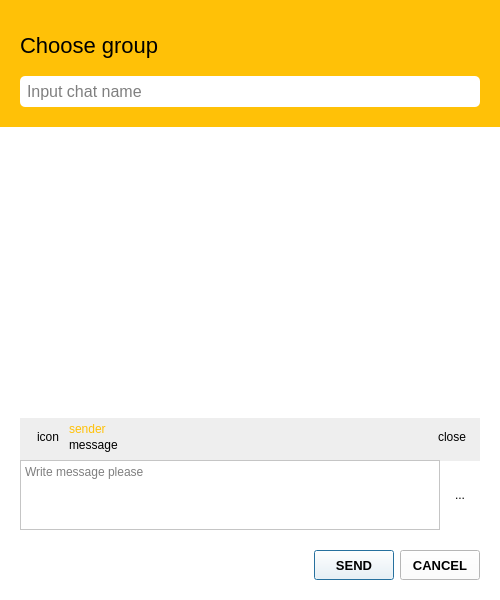
<?xml version="1.0" encoding="UTF-8"?>
<ui version="4.0">
 <class>ResendDialog</class>
 <widget class="QDialog" name="ResendDialog">
  <property name="enabled">
   <bool>true</bool>
  </property>
  <property name="geometry">
   <rect>
    <x>0</x>
    <y>0</y>
    <width>500</width>
    <height>600</height>
   </rect>
  </property>
  <property name="palette">
   <palette>
    <active>
     <colorrole role="Button">
      <brush brushstyle="SolidPattern">
       <color alpha="255">
        <red>255</red>
        <green>255</green>
        <blue>255</blue>
       </color>
      </brush>
     </colorrole>
     <colorrole role="Base">
      <brush brushstyle="SolidPattern">
       <color alpha="255">
        <red>255</red>
        <green>255</green>
        <blue>255</blue>
       </color>
      </brush>
     </colorrole>
     <colorrole role="Window">
      <brush brushstyle="SolidPattern">
       <color alpha="255">
        <red>255</red>
        <green>255</green>
        <blue>255</blue>
       </color>
      </brush>
     </colorrole>
    </active>
    <inactive>
     <colorrole role="Button">
      <brush brushstyle="SolidPattern">
       <color alpha="255">
        <red>255</red>
        <green>255</green>
        <blue>255</blue>
       </color>
      </brush>
     </colorrole>
     <colorrole role="Base">
      <brush brushstyle="SolidPattern">
       <color alpha="255">
        <red>255</red>
        <green>255</green>
        <blue>255</blue>
       </color>
      </brush>
     </colorrole>
     <colorrole role="Window">
      <brush brushstyle="SolidPattern">
       <color alpha="255">
        <red>255</red>
        <green>255</green>
        <blue>255</blue>
       </color>
      </brush>
     </colorrole>
    </inactive>
    <disabled>
     <colorrole role="Button">
      <brush brushstyle="SolidPattern">
       <color alpha="255">
        <red>255</red>
        <green>255</green>
        <blue>255</blue>
       </color>
      </brush>
     </colorrole>
     <colorrole role="Base">
      <brush brushstyle="SolidPattern">
       <color alpha="255">
        <red>255</red>
        <green>255</green>
        <blue>255</blue>
       </color>
      </brush>
     </colorrole>
     <colorrole role="Window">
      <brush brushstyle="SolidPattern">
       <color alpha="255">
        <red>255</red>
        <green>255</green>
        <blue>255</blue>
       </color>
      </brush>
     </colorrole>
    </disabled>
   </palette>
  </property>
  <property name="windowTitle">
   <string>Resend message</string>
  </property>
  <property name="whatsThis">
   <string/>
  </property>
  <property name="styleSheet">
   <string notr="true"/>
  </property>
  <layout class="QGridLayout" name="gridLayout">
   <property name="leftMargin">
    <number>0</number>
   </property>
   <property name="topMargin">
    <number>0</number>
   </property>
   <property name="rightMargin">
    <number>0</number>
   </property>
   <property name="bottomMargin">
    <number>0</number>
   </property>
   <item row="1" column="0">
    <layout class="QVBoxLayout" name="verticalLayout">
     <property name="spacing">
      <number>0</number>
     </property>
     <property name="sizeConstraint">
      <enum>QLayout::SetDefaultConstraint</enum>
     </property>
     <property name="leftMargin">
      <number>20</number>
     </property>
     <property name="topMargin">
      <number>20</number>
     </property>
     <property name="rightMargin">
      <number>20</number>
     </property>
     <property name="bottomMargin">
      <number>20</number>
     </property>
     <item>
      <widget class="QListView" name="listView">
       <property name="enabled">
        <bool>true</bool>
       </property>
       <property name="frameShape">
        <enum>QFrame::NoFrame</enum>
       </property>
       <property name="horizontalScrollBarPolicy">
        <enum>Qt::ScrollBarAlwaysOff</enum>
       </property>
       <property name="verticalScrollMode">
        <enum>QAbstractItemView::ScrollPerPixel</enum>
       </property>
       <property name="horizontalScrollMode">
        <enum>QAbstractItemView::ScrollPerPixel</enum>
       </property>
      </widget>
     </item>
     <item>
      <widget class="QWidget" name="resendWidget" native="true">
       <property name="minimumSize">
        <size>
         <width>0</width>
         <height>43</height>
        </size>
       </property>
       <property name="maximumSize">
        <size>
         <width>16777215</width>
         <height>40</height>
        </size>
       </property>
       <property name="styleSheet">
        <string notr="true">QWidget {background: #eeeeee;}</string>
       </property>
       <layout class="QHBoxLayout" name="horizontalLayout">
        <property name="spacing">
         <number>1</number>
        </property>
        <property name="leftMargin">
         <number>8</number>
        </property>
        <property name="topMargin">
         <number>4</number>
        </property>
        <property name="rightMargin">
         <number>8</number>
        </property>
        <item>
         <widget class="QToolButton" name="iconResendButton">
          <property name="enabled">
           <bool>true</bool>
          </property>
          <property name="sizePolicy">
           <sizepolicy hsizetype="Minimum" vsizetype="Minimum">
            <horstretch>0</horstretch>
            <verstretch>0</verstretch>
           </sizepolicy>
          </property>
          <property name="minimumSize">
           <size>
            <width>40</width>
            <height>0</height>
           </size>
          </property>
          <property name="maximumSize">
           <size>
            <width>40</width>
            <height>16777215</height>
           </size>
          </property>
          <property name="styleSheet">
           <string notr="true">QToolButton {background-color:none;}</string>
          </property>
          <property name="text">
           <string>icon</string>
          </property>
          <property name="iconSize">
           <size>
            <width>24</width>
            <height>24</height>
           </size>
          </property>
          <property name="autoRaise">
           <bool>true</bool>
          </property>
         </widget>
        </item>
        <item>
         <layout class="QVBoxLayout" name="verticalResendLayout">
          <property name="spacing">
           <number>2</number>
          </property>
          <item>
           <widget class="QLabel" name="resendSenderLabel">
            <property name="sizePolicy">
             <sizepolicy hsizetype="Expanding" vsizetype="Expanding">
              <horstretch>0</horstretch>
              <verstretch>0</verstretch>
             </sizepolicy>
            </property>
            <property name="autoFillBackground">
             <bool>false</bool>
            </property>
            <property name="styleSheet">
             <string notr="true">QLabel {color: #ffc107;}</string>
            </property>
            <property name="text">
             <string>sender</string>
            </property>
           </widget>
          </item>
          <item>
           <widget class="QLabel" name="resendMessageLabel">
            <property name="sizePolicy">
             <sizepolicy hsizetype="Expanding" vsizetype="Expanding">
              <horstretch>0</horstretch>
              <verstretch>0</verstretch>
             </sizepolicy>
            </property>
            <property name="minimumSize">
             <size>
              <width>0</width>
              <height>14</height>
             </size>
            </property>
            <property name="text">
             <string>message</string>
            </property>
           </widget>
          </item>
         </layout>
        </item>
        <item>
         <widget class="QToolButton" name="closeResendButton">
          <property name="sizePolicy">
           <sizepolicy hsizetype="Minimum" vsizetype="Minimum">
            <horstretch>0</horstretch>
            <verstretch>0</verstretch>
           </sizepolicy>
          </property>
          <property name="minimumSize">
           <size>
            <width>40</width>
            <height>0</height>
           </size>
          </property>
          <property name="maximumSize">
           <size>
            <width>40</width>
            <height>16777215</height>
           </size>
          </property>
          <property name="styleSheet">
           <string notr="true">QToolButton {background-color:none;}</string>
          </property>
          <property name="text">
           <string>close</string>
          </property>
          <property name="iconSize">
           <size>
            <width>24</width>
            <height>24</height>
           </size>
          </property>
          <property name="autoRaise">
           <bool>true</bool>
          </property>
         </widget>
        </item>
       </layout>
      </widget>
     </item>
     <item>
      <layout class="QHBoxLayout" name="horizontalLayout_2">
       <property name="spacing">
        <number>0</number>
       </property>
       <property name="topMargin">
        <number>0</number>
       </property>
       <item>
        <widget class="QTextEdit" name="textEdit">
         <property name="sizePolicy">
          <sizepolicy hsizetype="Expanding" vsizetype="Fixed">
           <horstretch>0</horstretch>
           <verstretch>0</verstretch>
          </sizepolicy>
         </property>
         <property name="minimumSize">
          <size>
           <width>0</width>
           <height>70</height>
          </size>
         </property>
         <property name="maximumSize">
          <size>
           <width>16777215</width>
           <height>100</height>
          </size>
         </property>
         <property name="baseSize">
          <size>
           <width>0</width>
           <height>70</height>
          </size>
         </property>
         <property name="placeholderText">
          <string>Write message please</string>
         </property>
        </widget>
       </item>
       <item>
        <widget class="QToolButton" name="messageGoodsButton">
         <property name="sizePolicy">
          <sizepolicy hsizetype="Minimum" vsizetype="Fixed">
           <horstretch>0</horstretch>
           <verstretch>0</verstretch>
          </sizepolicy>
         </property>
         <property name="minimumSize">
          <size>
           <width>40</width>
           <height>40</height>
          </size>
         </property>
         <property name="maximumSize">
          <size>
           <width>40</width>
           <height>40</height>
          </size>
         </property>
         <property name="styleSheet">
          <string notr="true">border: none;</string>
         </property>
         <property name="text">
          <string>...</string>
         </property>
         <property name="iconSize">
          <size>
           <width>24</width>
           <height>24</height>
          </size>
         </property>
         <property name="autoRaise">
          <bool>true</bool>
         </property>
        </widget>
       </item>
      </layout>
     </item>
     <item>
      <layout class="QHBoxLayout" name="buttonGroupLayout">
       <property name="spacing">
        <number>6</number>
       </property>
       <property name="topMargin">
        <number>20</number>
       </property>
       <item>
        <spacer name="horizontalSpacer">
         <property name="orientation">
          <enum>Qt::Horizontal</enum>
         </property>
         <property name="sizeHint" stdset="0">
          <size>
           <width>40</width>
           <height>20</height>
          </size>
         </property>
        </spacer>
       </item>
       <item>
        <widget class="QPushButton" name="pushButtonOk">
         <property name="sizePolicy">
          <sizepolicy hsizetype="Fixed" vsizetype="Fixed">
           <horstretch>0</horstretch>
           <verstretch>0</verstretch>
          </sizepolicy>
         </property>
         <property name="minimumSize">
          <size>
           <width>0</width>
           <height>30</height>
          </size>
         </property>
         <property name="palette">
          <palette>
           <active>
            <colorrole role="Button">
             <brush brushstyle="SolidPattern">
              <color alpha="255">
               <red>255</red>
               <green>255</green>
               <blue>255</blue>
              </color>
             </brush>
            </colorrole>
            <colorrole role="Base">
             <brush brushstyle="SolidPattern">
              <color alpha="255">
               <red>255</red>
               <green>255</green>
               <blue>255</blue>
              </color>
             </brush>
            </colorrole>
            <colorrole role="Window">
             <brush brushstyle="SolidPattern">
              <color alpha="255">
               <red>255</red>
               <green>255</green>
               <blue>255</blue>
              </color>
             </brush>
            </colorrole>
           </active>
           <inactive>
            <colorrole role="Button">
             <brush brushstyle="SolidPattern">
              <color alpha="255">
               <red>255</red>
               <green>255</green>
               <blue>255</blue>
              </color>
             </brush>
            </colorrole>
            <colorrole role="Base">
             <brush brushstyle="SolidPattern">
              <color alpha="255">
               <red>255</red>
               <green>255</green>
               <blue>255</blue>
              </color>
             </brush>
            </colorrole>
            <colorrole role="Window">
             <brush brushstyle="SolidPattern">
              <color alpha="255">
               <red>255</red>
               <green>255</green>
               <blue>255</blue>
              </color>
             </brush>
            </colorrole>
           </inactive>
           <disabled>
            <colorrole role="Button">
             <brush brushstyle="SolidPattern">
              <color alpha="255">
               <red>255</red>
               <green>255</green>
               <blue>255</blue>
              </color>
             </brush>
            </colorrole>
            <colorrole role="Base">
             <brush brushstyle="SolidPattern">
              <color alpha="255">
               <red>255</red>
               <green>255</green>
               <blue>255</blue>
              </color>
             </brush>
            </colorrole>
            <colorrole role="Window">
             <brush brushstyle="SolidPattern">
              <color alpha="255">
               <red>255</red>
               <green>255</green>
               <blue>255</blue>
              </color>
             </brush>
            </colorrole>
           </disabled>
          </palette>
         </property>
         <property name="font">
          <font>
           <family>Arial</family>
           <pointsize>10</pointsize>
           <weight>75</weight>
           <bold>true</bold>
          </font>
         </property>
         <property name="layoutDirection">
          <enum>Qt::LeftToRight</enum>
         </property>
         <property name="text">
          <string>SEND</string>
         </property>
         <property name="flat">
          <bool>false</bool>
         </property>
        </widget>
       </item>
       <item>
        <widget class="QPushButton" name="pushButtonCancel">
         <property name="sizePolicy">
          <sizepolicy hsizetype="Fixed" vsizetype="Fixed">
           <horstretch>0</horstretch>
           <verstretch>0</verstretch>
          </sizepolicy>
         </property>
         <property name="minimumSize">
          <size>
           <width>0</width>
           <height>30</height>
          </size>
         </property>
         <property name="palette">
          <palette>
           <active>
            <colorrole role="Button">
             <brush brushstyle="SolidPattern">
              <color alpha="255">
               <red>255</red>
               <green>255</green>
               <blue>255</blue>
              </color>
             </brush>
            </colorrole>
            <colorrole role="Base">
             <brush brushstyle="SolidPattern">
              <color alpha="255">
               <red>255</red>
               <green>255</green>
               <blue>255</blue>
              </color>
             </brush>
            </colorrole>
            <colorrole role="Window">
             <brush brushstyle="SolidPattern">
              <color alpha="255">
               <red>255</red>
               <green>255</green>
               <blue>255</blue>
              </color>
             </brush>
            </colorrole>
           </active>
           <inactive>
            <colorrole role="Button">
             <brush brushstyle="SolidPattern">
              <color alpha="255">
               <red>255</red>
               <green>255</green>
               <blue>255</blue>
              </color>
             </brush>
            </colorrole>
            <colorrole role="Base">
             <brush brushstyle="SolidPattern">
              <color alpha="255">
               <red>255</red>
               <green>255</green>
               <blue>255</blue>
              </color>
             </brush>
            </colorrole>
            <colorrole role="Window">
             <brush brushstyle="SolidPattern">
              <color alpha="255">
               <red>255</red>
               <green>255</green>
               <blue>255</blue>
              </color>
             </brush>
            </colorrole>
           </inactive>
           <disabled>
            <colorrole role="Button">
             <brush brushstyle="SolidPattern">
              <color alpha="255">
               <red>255</red>
               <green>255</green>
               <blue>255</blue>
              </color>
             </brush>
            </colorrole>
            <colorrole role="Base">
             <brush brushstyle="SolidPattern">
              <color alpha="255">
               <red>255</red>
               <green>255</green>
               <blue>255</blue>
              </color>
             </brush>
            </colorrole>
            <colorrole role="Window">
             <brush brushstyle="SolidPattern">
              <color alpha="255">
               <red>255</red>
               <green>255</green>
               <blue>255</blue>
              </color>
             </brush>
            </colorrole>
           </disabled>
          </palette>
         </property>
         <property name="font">
          <font>
           <family>Arial</family>
           <pointsize>10</pointsize>
           <weight>75</weight>
           <bold>true</bold>
          </font>
         </property>
         <property name="text">
          <string>CANCEL</string>
         </property>
         <property name="flat">
          <bool>false</bool>
         </property>
        </widget>
       </item>
      </layout>
     </item>
    </layout>
   </item>
   <item row="0" column="0">
    <widget class="QWidget" name="verticalWidget_3" native="true">
     <property name="styleSheet">
      <string notr="true">QWidget {background: #ffffff;} QPushButton {background-color: #ffffff; border: 1px solid #cccccc; border-radius: 5px; padding: 5px; padding-left: 10px; padding-right: 10px; min-width: 150px; } QPushButton:hover {background-color: #eeeeee;} QLabel {font-size: 22px;} QWidget {background: #ffc107;} QLineEdit {background: #ffffff; padding: 5px; border-radius: 5px;}</string>
     </property>
     <layout class="QVBoxLayout" name="verticalLayout_4">
      <property name="leftMargin">
       <number>20</number>
      </property>
      <property name="topMargin">
       <number>20</number>
      </property>
      <property name="rightMargin">
       <number>20</number>
      </property>
      <property name="bottomMargin">
       <number>20</number>
      </property>
      <item>
       <widget class="QLabel" name="label">
        <property name="minimumSize">
         <size>
          <width>0</width>
          <height>50</height>
         </size>
        </property>
        <property name="font">
         <font>
          <pointsize>6</pointsize>
         </font>
        </property>
        <property name="styleSheet">
         <string notr="true"/>
        </property>
        <property name="text">
         <string>Choose group</string>
        </property>
       </widget>
      </item>
      <item>
       <widget class="QLineEdit" name="inputChat">
        <property name="enabled">
         <bool>true</bool>
        </property>
        <property name="sizePolicy">
         <sizepolicy hsizetype="Expanding" vsizetype="Maximum">
          <horstretch>0</horstretch>
          <verstretch>0</verstretch>
         </sizepolicy>
        </property>
        <property name="font">
         <font>
          <pointsize>12</pointsize>
         </font>
        </property>
        <property name="text">
         <string/>
        </property>
        <property name="frame">
         <bool>false</bool>
        </property>
        <property name="placeholderText">
         <string>Input chat name</string>
        </property>
        <property name="clearButtonEnabled">
         <bool>true</bool>
        </property>
       </widget>
      </item>
     </layout>
    </widget>
   </item>
  </layout>
 </widget>
 <resources/>
 <connections/>
</ui>
